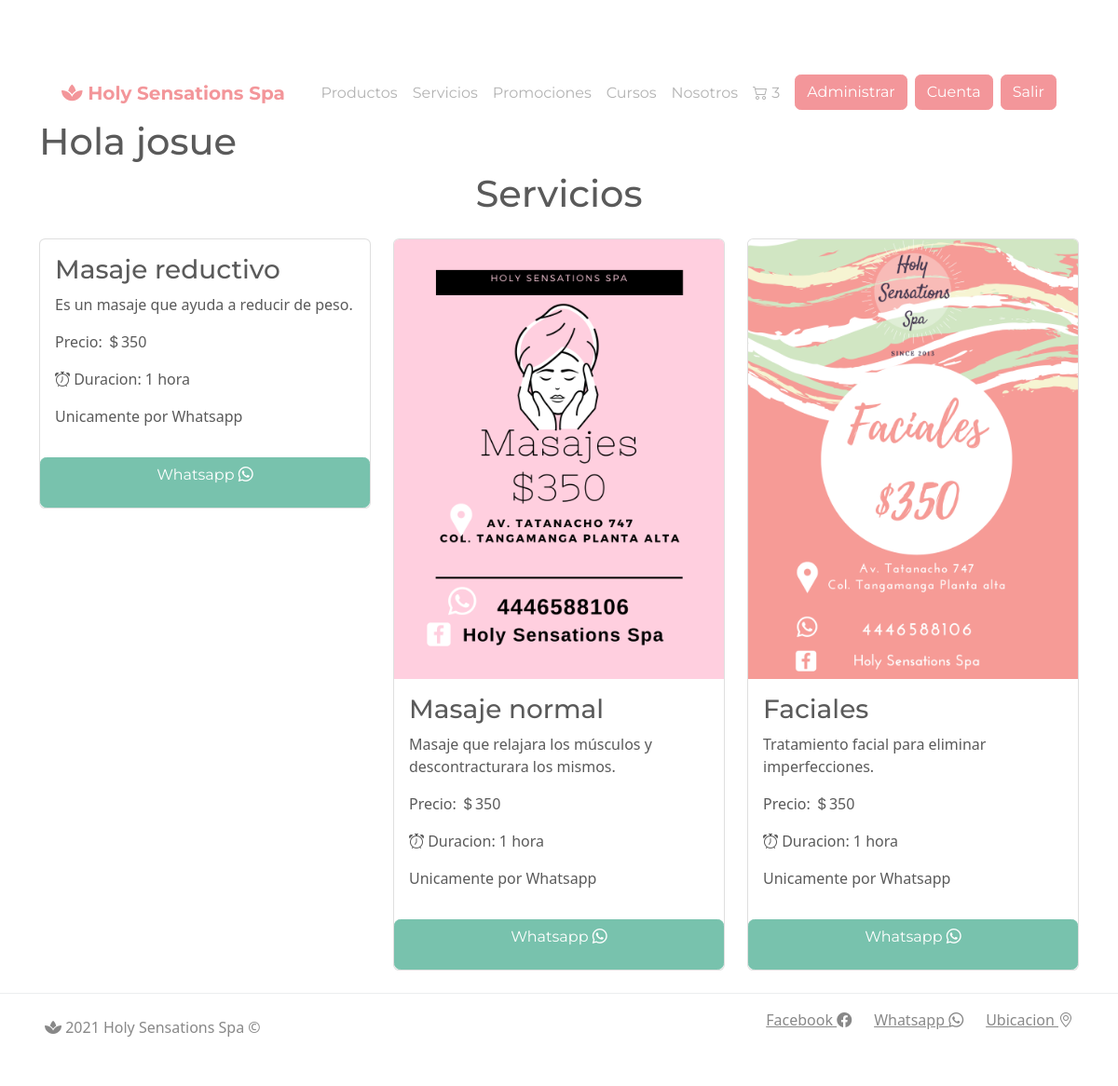
The page /servicios.php (signed in) on the database its author committed.
### tables this page shows
CREATE TABLE `servicios` (
  `idServicio` int(11) NOT NULL,
  `Nombre` varchar(200) NOT NULL,
  `Descripcion` varchar(500) NOT NULL,
  `Precio` float NOT NULL,
  `Duracion` varchar(50) NOT NULL,
  `Imagen` varchar(1000) NOT NULL
);

### servicios.php (the view, shortened to what this page needs)
<?php
include("funciones.php");
$conn = conectaBD();
if (isset($_SESSION['idU']) && isset($_SESSION['nombre']))
{
    $rolUsr = recuperaRol($conn);
}
?>
<?php include("template/header.php");
if (isset($_SESSION['idU']) && isset($_SESSION['nombre']))
{
    if ($rolUsr == "Administrador") {
        echo "<h1>Hola " . $_SESSION['nombre'] . "</h1>";
    }
}
?>
<?php
include("administrador/config/bd.php");
$sentenciaSQL = $conexion->prepare("SELECT * FROM servicios");
$sentenciaSQL->execute();
$listaServicios = $sentenciaSQL->fetchAll(PDO::FETCH_ASSOC);
?>
<div class="text-center">
    <h1>Servicios</h1>
</div>
<?php foreach ($listaServicios as $servicio) { ?>
    <div class="col-md-4 mt-3">
        <div class="card">
            <img class="card-img-top" src="./img/<?php echo $servicio['Imagen']; ?>" alt="">
            <div class="card-body">
                <h3 class="card-title"> <?php echo $servicio['Nombre']; ?></h3>
                <p class="card-text"><?php echo $servicio['Descripcion']; ?></p>
                <p class="card-text">Precio: <i class="bi bi-currency-dollar"></i><?php echo $servicio['Precio']; ?></p>
                <p class="card-text"><i class="bi bi-alarm"></i> Duracion: <?php echo $servicio['Duracion']; ?></p>
                <p>Unicamente por Whatsapp</p>
            </div>
            <a class="btn btn-primary" target="_blank" href="https://wa.me/c/5214446588106">
                <p>Whatsapp <i class="bi bi-whatsapp"></i></p>
            </a>
        </div>
    </div>
<?php  } ?>
<?php include("template/footer.php");
?>

### css/carousel.css (style rules this page uses)
body { padding-top: 3rem; padding-bottom: 3rem; color: #5a5a5a; }

### rows shown on the page
servicios: Nombre "Masaje reductivo", Descripcion "Es un masaje que ayuda a reducir de peso.", Precio "350", Duracion "1 hora"
servicios: Imagen (picture), Nombre "Masaje normal", Descripcion "Masaje que relajara los músculos y descontracturara los mismos.", Precio "350", Duracion "1 hora"
servicios: Imagen (picture), Nombre "Faciales", Descripcion "Tratamiento facial para eliminar imperfecciones.", Precio "350", Duracion "1 hora"

### other values the page prints
$itemsCarrito "3"
$_SESSION['nombre'] "josue"
